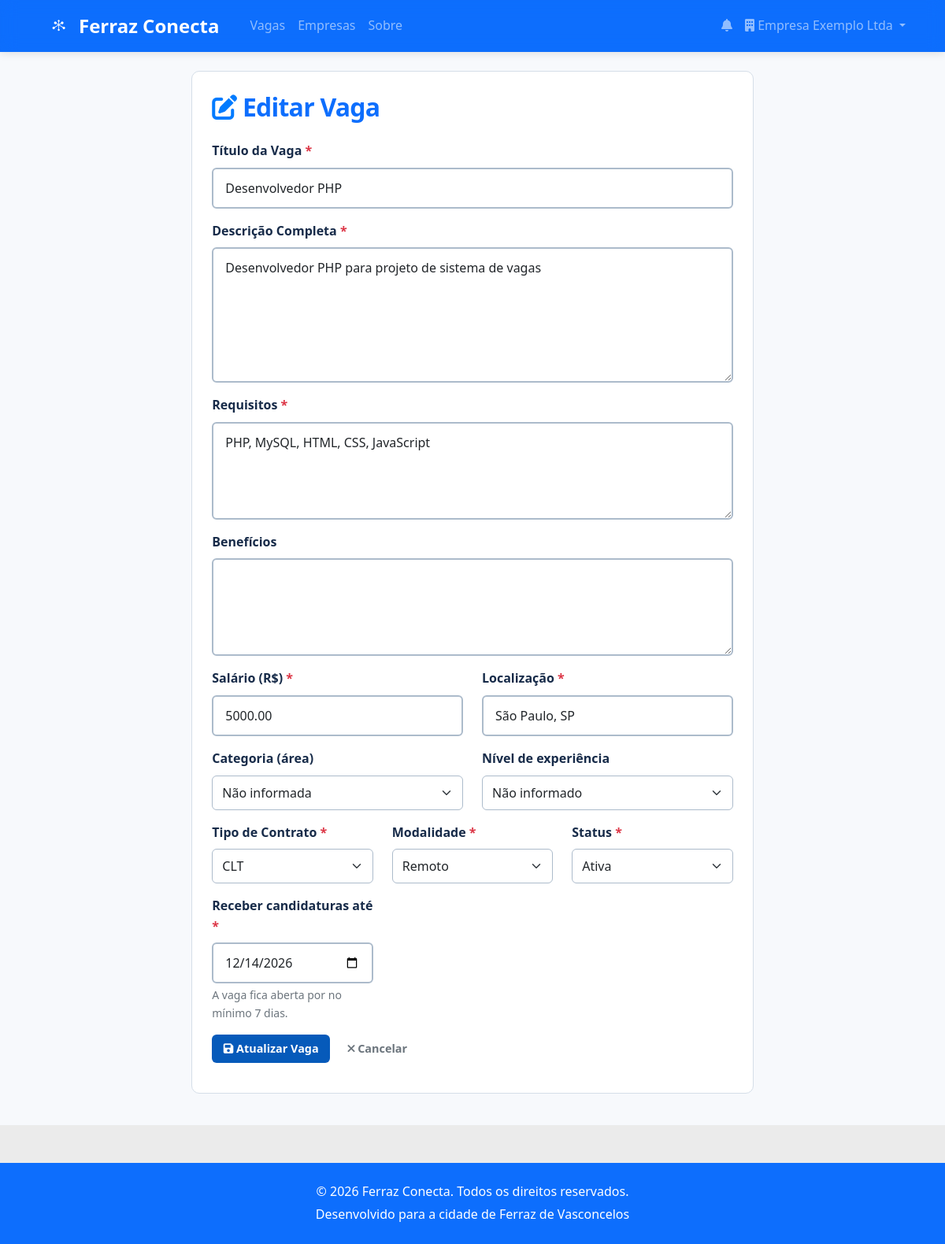
Page /vagas/1/editar (signed in) on the committed database.
### tables this page shows
CREATE TABLE IF NOT EXISTS vagas (
    id INT AUTO_INCREMENT PRIMARY KEY,
    empresa_id INT NOT NULL,
    titulo VARCHAR(255) NOT NULL,
    descricao TEXT NOT NULL,
    requisitos TEXT,
    salario DECIMAL(10,2),
    tipo_contrato ENUM('CLT', 'PJ', 'Freelance', 'Estágio') NOT NULL DEFAULT 'CLT',
    modalidade ENUM('Presencial', 'Remoto', 'Híbrido') NOT NULL DEFAULT 'Presencial',
    localizacao VARCHAR(255),
     
    categoria_id INT,
    nivel_experiencia ENUM('Sem experiência', 'Júnior', 'Pleno', 'Sênior'),
    beneficios TEXT,
    status ENUM('Ativa', 'Inativa', 'Pausada') NOT NULL DEFAULT 'Ativa',
     
     
    data_expiracao DATE NOT NULL,
     
    visualizacoes INT NOT NULL DEFAULT 0,
    created_at TIMESTAMP NOT NULL DEFAULT CURRENT_TIMESTAMP,
    updated_at TIMESTAMP NOT NULL DEFAULT CURRENT_TIMESTAMP ON UPDATE CURRENT_TIMESTAMP,
    KEY idx_vagas_empresa (empresa_id),
    KEY idx_vagas_status (status),
    KEY idx_vagas_expiracao (data_expiracao),
    KEY idx_vagas_categoria (categoria_id),
    CONSTRAINT fk_vagas_empresa
        FOREIGN KEY (empresa_id) REFERENCES empresas (id) ON DELETE CASCADE,
     
    CONSTRAINT fk_vagas_categoria
        FOREIGN KEY (categoria_id) REFERENCES categorias (id)
);

### app/Views/vagas/edit.php (the view, shortened to what the rows shown need)
<?php
$title = 'Editar Vaga - Ferraz Conecta';
?>
<div class="container mt-4">
    <div class="row justify-content-center">
        <div class="col-lg-8">
            <div class="card shadow">
                <div class="card-body">
                    <h2 class="card-title mb-4">
                        <i class="fas fa-edit text-primary"></i> Editar Vaga
                    </h2>
                    <form method="POST" action="/vagas/<?= $vaga['id'] ?? '' ?>/editar">
                        <div class="mb-3">
                            <label for="titulo" class="form-label required">Título da Vaga</label>
                            <input type="text" class="form-control" id="titulo" name="titulo"
                                value="<?= htmlspecialchars($vaga['titulo'] ?? '') ?>" required>
                        </div>
                        <div class="mb-3">
                            <label for="descricao" class="form-label required">Descrição Completa</label>
                            <textarea class="form-control" id="descricao" name="descricao" rows="6" required><?= htmlspecialchars($vaga['descricao'] ?? '') ?></textarea>
                        </div>
                        <div class="mb-3">
                            <label for="requisitos" class="form-label required">Requisitos</label>
                            <textarea class="form-control" id="requisitos" name="requisitos" rows="4" required><?= htmlspecialchars($vaga['requisitos'] ?? '') ?></textarea>
                        </div>
                        <div class="mb-3">
                            <label for="beneficios" class="form-label">Benefícios</label>
                            <textarea class="form-control" id="beneficios" name="beneficios" rows="4"><?= htmlspecialchars($vaga['beneficios'] ?? '') ?></textarea>
                        </div>
                        <div class="row">
                            <div class="col-md-6 mb-3">
                                <label for="salario" class="form-label required">Salário (R$)</label>
                                <input type="text" class="form-control" id="salario" name="salario"
                                    value="<?= htmlspecialchars($vaga['salario'] ?? '') ?>" required>
                            </div>
                            <div class="col-md-6 mb-3">
                                <label for="localizacao" class="form-label required">Localização</label>
                                <input type="text" class="form-control" id="localizacao" name="localizacao"
                                    value="<?= htmlspecialchars($vaga['localizacao'] ?? '') ?>" required>
                            </div>
                        </div>
                        <div class="row">
                            <div class="col-md-6 mb-3">
                                <label for="categoria_id" class="form-label">Categoria (área)</label>
                                <select class="form-select" id="categoria_id" name="categoria_id">
                                    <option value="">Não informada</option>
                                </select>
                            </div>
                            <div class="col-md-6 mb-3">
                                <label for="nivel_experiencia" class="form-label">Nível de experiência</label>
                                <select class="form-select" id="nivel_experiencia" name="nivel_experiencia">
                                    <option value="">Não informado</option>
                                </select>
                            </div>
                        </div>
                        <div class="row">
                            <div class="col-md-4 mb-3">
                                <label for="tipo_contrato" class="form-label required">Tipo de Contrato</label>
                                <select class="form-select" id="tipo_contrato" name="tipo_contrato" required>
                                    <option value="CLT" <?= ($vaga['tipo_contrato'] ?? '') === 'CLT' ? 'selected' : '' ?>>CLT</option>
                                </select>
                            </div>
                            <div class="col-md-4 mb-3">
                                <label for="modalidade" class="form-label required">Modalidade</label>
                                <select class="form-select" id="modalidade" name="modalidade" required>
                                    <option value="Remoto" <?= ($vaga['modalidade'] ?? '') === 'Remoto' ? 'selected' : '' ?>>Remoto</option>
                                </select>
                            </div>
                            <div class="col-md-4 mb-3">
                                <label for="status" class="form-label required">Status</label>
                                <select class="form-select" id="status" name="status" required>
                                    <option value="Ativa" <?= ($vaga['status'] ?? '') === 'Ativa' ? 'selected' : '' ?>>Ativa</option>
                                </select>
                            </div>
                        </div>
                        <div class="row">
                            <div class="col-md-4 mb-3">
                                <label for="data_expiracao" class="form-label required">Receber candidaturas até</label>
                                <input type="date" class="form-control<?= isset($erros['data_expiracao']) ? ' is-invalid' : '' ?>"
                                    id="data_expiracao" name="data_expiracao"
                                    value="<?= htmlspecialchars($vaga['data_expiracao'] ?? '') ?>"
                                    min="<?= htmlspecialchars($dataMinima ?? '') ?>" required>
                                <div class="form-text">A vaga fica aberta por no mínimo 7 dias.</div>
                            </div>
                        </div>
                        <div class="d-flex gap-2">
                            <button type="submit" class="btn btn-primary">
                                <i class="fas fa-save"></i> Atualizar Vaga
                            </button>
                            <a href="/painel-empresa" class="btn btn-outline-secondary">
                                <i class="fas fa-times"></i> Cancelar
                            </a>
                        </div>
                    </form>
                </div>
            </div>
        </div>
    </div>
</div>

### app/Views/layouts/base.php (shortened to what the rows shown need)
<!DOCTYPE html>
<html lang="pt-BR">
<head>
    <link href="https://cdn.jsdelivr.net/npm/bootstrap@5.1.3/dist/css/bootstrap.min.css" rel="stylesheet">
    <link rel="stylesheet" href="https://cdnjs.cloudflare.com/ajax/libs/font-awesome/6.0.0/css/all.min.css">
    <link rel="stylesheet" href="/css/style.css">
    <link rel="stylesheet" href="/css/components.css">
    <link rel="stylesheet" href="/css/portal.css">
</head>
<body>
    <nav class="navbar navbar-expand-lg navbar-dark bg-primary">
        <div class="container">
            <a class="navbar-brand d-flex align-items-center" href="/">
                <img src="/img/logobrancanavbar.png" alt="Ferraz Conecta" class="navbar-logo me-2">
                Ferraz Conecta
            </a>
            <div class="collapse navbar-collapse" id="navbarNav">
                <ul class="navbar-nav">
                    <li class="nav-item">
                        <a class="nav-link" href="/vagas">Vagas</a>
                    </li>
                    <li class="nav-item">
                        <a class="nav-link" href="/empresas">Empresas</a>
                    </li>
                    <li class="nav-item">
                        <a class="nav-link" href="/sobre">Sobre</a>
                    </li>
                </ul>
                <ul class="navbar-nav ms-auto">
                    <?php if (isset($_SESSION['user_id'])): ?>
                        <?php if (in_array($_SESSION['user_type'] ?? '', ['candidato', 'empresa'], true)): ?>
                            <li class="nav-item">
                                <a class="nav-link" href="/notificacoes" aria-label="Notificações<?= !empty($notificacoesNaoLidas) ? ': ' . (int) $notificacoesNaoLidas . ' não lidas' : '' ?>">
                                    <i class="fas fa-bell"></i>
                                </a>
                            </li>
                        <?php endif; ?>
                        <?php if (($_SESSION['user_type'] ?? '') === 'empresa'): ?>
                            <li class="nav-item dropdown">
                                <a class="nav-link dropdown-toggle" href="#" id="empresaDropdown" role="button" data-bs-toggle="dropdown">
                                    <i class="fas fa-building"></i> <?= htmlspecialchars($_SESSION['user_name'] ?? '') ?>
                                </a>
                            </li>
                        <?php endif; ?>
                    <?php else: ?>
                        <li class="nav-item">
                            <a class="nav-link" href="/login">Entrar</a>
                        </li>
                    <?php endif; ?>
                </ul>
            </div>
        </div>
    </nav>
    <main>
        <?= $content ?>
    </main>
    <footer class="fc-footer text-white text-center py-4 mt-5">
        <div class="container">
            <p>&copy; <?= (new DateTimeImmutable('now', new DateTimeZone('America/Sao_Paulo')))->format('Y') ?> Ferraz Conecta. Todos os direitos reservados.</p>
            <p>Desenvolvido para a cidade de Ferraz de Vasconcelos</p>
        </div>
    </footer>
</body>
</html>

### app/Router.php (shortened to what the rows shown need)
<?php
class Router
{
    private $routes = [];
    public function addRoute($method, $path, $handler)
    {
        $this->routes[] = [
            'method' => $method,
            'path' => $path,
            'handler' => $handler
        ];
    }
    public function dispatch($method, $uri)
    {
        try {
            $uri = parse_url($uri, PHP_URL_PATH);
            foreach ($this->routes as $route) {
                if ($route['method'] === $method && $this->matchPath($route['path'], $uri)) {
                    $result = $this->executeHandler($route['handler'], $this->extractParams($route['path'], $uri));
                    if ($result !== null) {
                        echo $result;
                    }
                    return;
                }
            }
        } catch (\Exception $e) {
            http_response_code(500);
            echo "<h1>Erro Interno</h1>";
            echo "<p>Erro: " . $e->getMessage() . "</p>";
            echo "<p>Arquivo: " . $e->getFile() . "</p>";
            echo "<p>Linha: " . $e->getLine() . "</p>";
        }
    }
    private function matchPath($routePath, $uri)
    {
        $routePattern = preg_replace('/\{([^}]+)\}/', '([^/]+)', $routePath);
        $routePattern = '#^' . $routePattern . '$#';
        return preg_match($routePattern, $uri);
    }
    private function extractParams($routePath, $uri)
    {
        $params = [];
        $routeParts = explode('/', trim($routePath, '/'));
        $uriParts = explode('/', trim($uri, '/'));
        foreach ($routeParts as $index => $part) {
            if (preg_match('/\{([^}]+)\}/', $part, $matches)) {
                $paramName = $matches[1];
                $params[$paramName] = $uriParts[$index] ?? null;
            }
        }
        return $params;
    }
    private function executeHandler($handler, $params)
    {
        try {
            if (is_string($handler)) {
                $parts = explode('@', $handler);
                $controllerClass = "App\\Controllers\\{$parts[0]}";
                $method = $parts[1];
                $controller = new $controllerClass();
                return call_user_func_array([$controller, $method], array_values($params));
            }
            throw new \Exception("Handler inválido");
        } catch (\Exception $e) {
            throw new \Exception("Erro ao executar handler: " . $e->getMessage());
        }
    }
}

### rows in the picture
vagas: titulo "Desenvolvedor PHP", descricao "Desenvolvedor PHP para projeto de sistema de vagas", requisitos "PHP, MySQL, HTML, CSS, JavaScript", salario "5000.00", localizacao "São Paulo, SP", tipo_contrato "CLT", modalidade "Remoto", status "Ativa", data_expiracao "12/14/2026"
